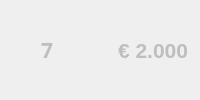
       <widget class="QFrame" name="stage7">
        <property name="enabled">
         <bool>false</bool>
        </property>
        <layout class="QHBoxLayout" name="stage_7">
         <item>
          <spacer name="horizontalSpacer_9">
           <property name="orientation">
            <enum>Qt::Horizontal</enum>
           </property>
           <property name="sizeType">
            <enum>QSizePolicy::Fixed</enum>
           </property>
           <property name="sizeHint" stdset="0">
            <size>
             <width>30</width>
             <height>20</height>
            </size>
           </property>
          </spacer>
         </item>
         <item>
          <widget class="QLabel" name="label_8">
           <property name="maximumSize">
            <size>
             <width>12</width>
             <height>16777215</height>
            </size>
           </property>
           <property name="font">
            <font>
             <family>OpenSymbol</family>
             <pointsize>16</pointsize>
             <weight>75</weight>
             <bold>true</bold>
            </font>
           </property>
           <property name="text">
            <string>7</string>
           </property>
          </widget>
         </item>
         <item>
          <spacer name="horizontalSpacer_26">
           <property name="orientation">
            <enum>Qt::Horizontal</enum>
           </property>
           <property name="sizeType">
            <enum>QSizePolicy::Fixed</enum>
           </property>
           <property name="sizeHint" stdset="0">
            <size>
             <width>20</width>
             <height>20</height>
            </size>
           </property>
          </spacer>
         </item>
         <item>
          <widget class="QWidget" name="widget_7" native="true">
           <property name="maximumSize">
            <size>
             <width>15</width>
             <height>15</height>
            </size>
           </property>
           <property name="styleSheet">
            <string notr="true">border-image:url(:/images/counter_gem.png);</string>
           </property>
          </widget>
         </item>
         <item>
          <spacer name="horizontalSpacer_37">
           <property name="orientation">
            <enum>Qt::Horizontal</enum>
           </property>
           <property name="sizeType">
            <enum>QSizePolicy::Fixed</enum>
           </property>
           <property name="sizeHint" stdset="0">
            <size>
             <width>20</width>
             <height>20</height>
            </size>
           </property>
          </spacer>
         </item>
         <item>
          <widget class="QLabel" name="label_22">
           <property name="font">
            <font>
             <pointsize>16</pointsize>
             <weight>75</weight>
             <bold>true</bold>
            </font>
           </property>
           <property name="text">
            <string>€ 2.000</string>
           </property>
          </widget>
         </item>
        </layout>
       </widget>
